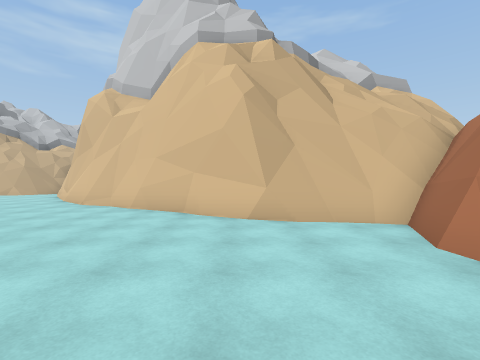
view 1 (above)

19 first-person views from a walk through a scene from a Unity 3-D project. The camera is 1.5 m above the floor, looks level and sees 85° across. The floor is counted in squares, 2 m on a side. Each view is taken from the middle of a square. On the plan, view 1 faces up. The plan holds only what a view shows up to about 9 squares ahead; the rest is blank. The place goes on beyond the plan. Door leaves are left out, so doorways stand open.

view 2
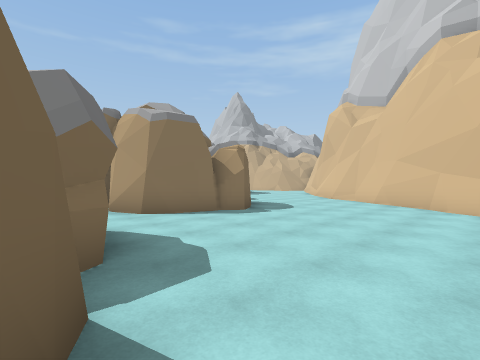

view 3
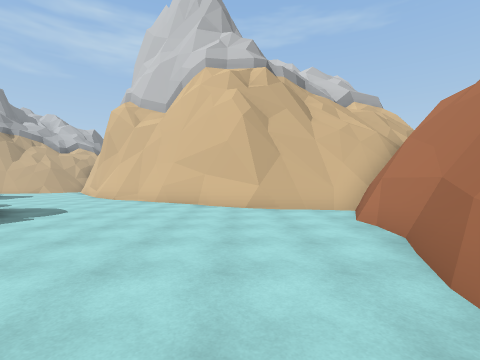

view 4
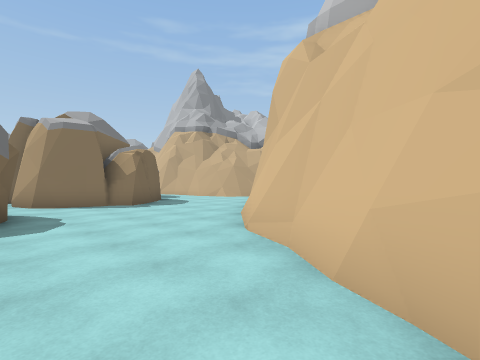

view 5
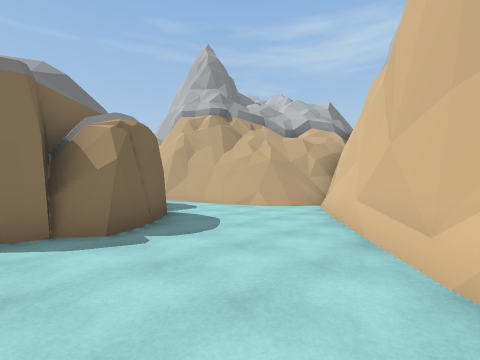

view 6
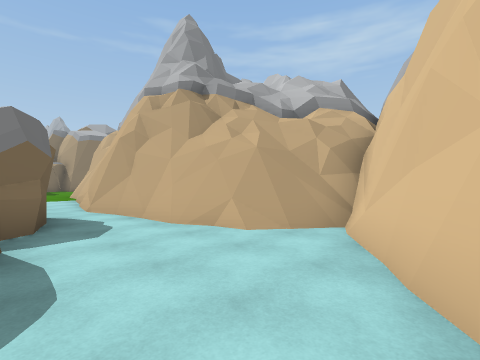

view 7
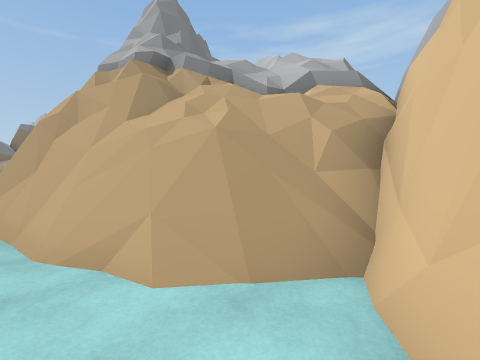

view 8
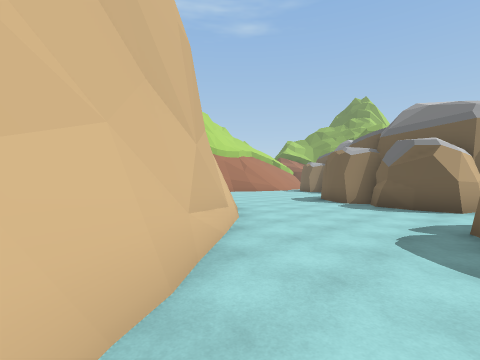

view 9
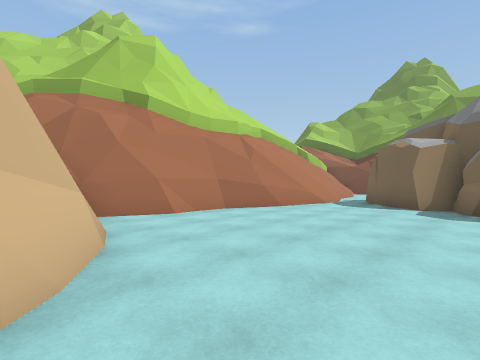

view 10
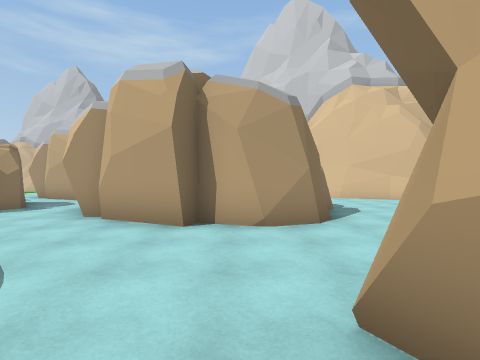

view 11
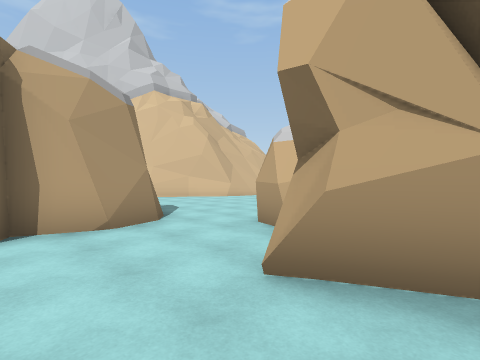

view 12
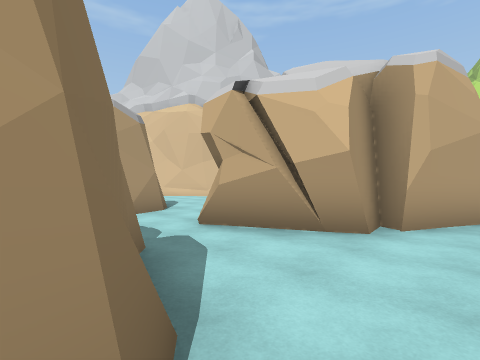

view 13
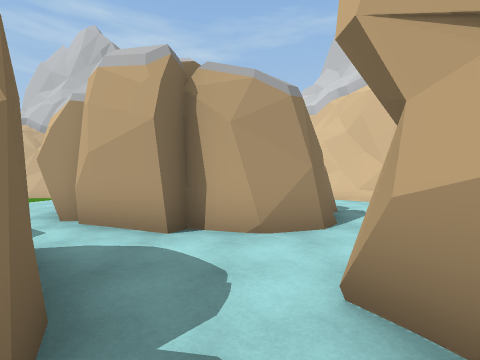

view 14
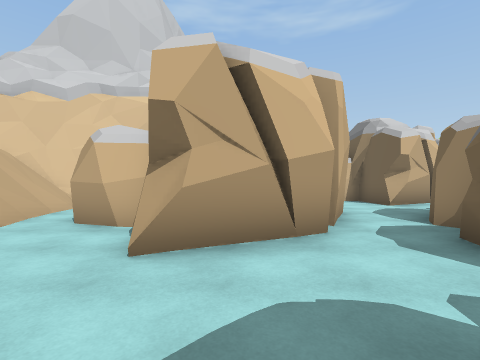

view 15
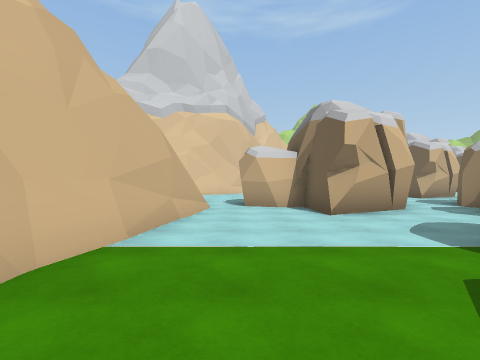

view 16
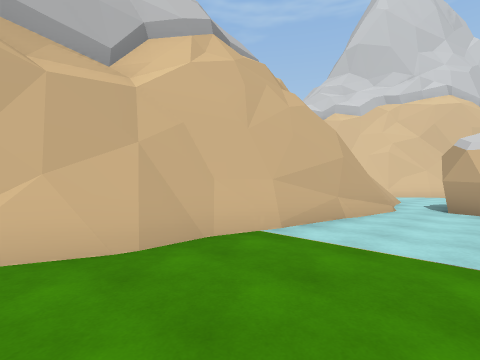

view 17
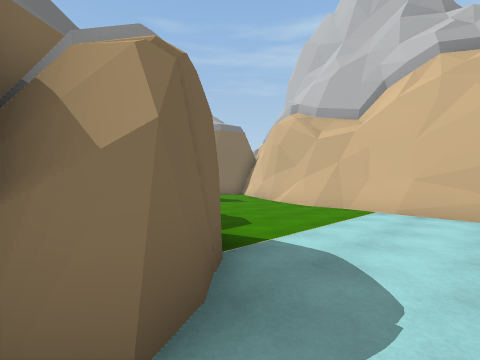

view 18
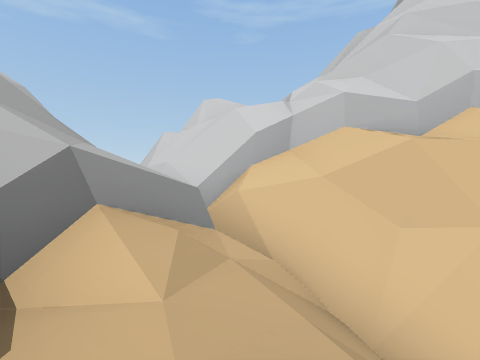

view 19
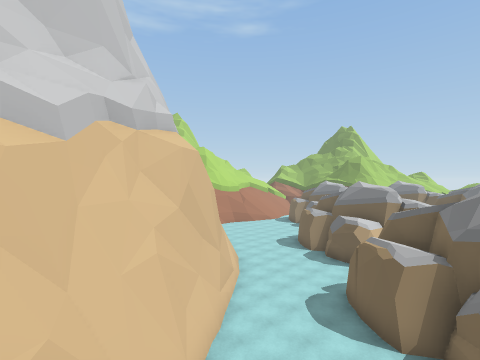

### Floor plan
Key: @ floor where view 1 was taken; # wall or solid block; x gap in a wall; . floor; / step, stairs or slope; = window, fence, low wall or low ledge; ^ raised ledge; v drop or lower ground.
Columns run from 22 left of view 1 to 3 right of it. Each row starts with its distance up from view 1.
 19          #^##
 18        #^#^^#
 17        ^^///#
 16       #^////#
 15    ####=////##
 14 ## ###v==////#
 13 .#########//.##
 12 ......###.....##
 11 ........x......##
 10 ........###.....#
  9   ....### ##....##
  8    ...##   ##....###
  7    #...##  #.......###
  6    # ...####.........##
  5       #......##.......####
  4       ###....####........#
  3         ##.###  ##.......#
  2         ##.###  ##.......#
  1         #....####.......##
  0         ..............@.#
 -1             ......##....#
 -2              .....####.=#
 -3               ..#    ###
 -4               ..#

Where each view was taken, in squares from view 1:
view 1: 0 up, 0 right, facing up
view 2: 2 down, 0 right, facing up-left
view 3: 2 down, 0 right, facing up
view 4: 5 up, 2 left, facing up-left
view 5: 7 up, 6 left, facing up-left
view 6: 10 up, 8 left, facing up-left
view 7: 12 up, 9 left, facing up-left
view 8: 13 up, 10 left, facing down-right
view 9: 6 up, 3 left, facing down-right
view 10: 4 down, 7 left, facing up
view 11: 4 down, 8 left, facing up-right
view 12: 0 up, 14 left, facing up-right
view 13: 2 up, 12 left, facing up
view 14: 8 up, 19 left, facing right
view 15: 11 up, 22 left, facing right
view 16: 10 up, 22 left, facing up-right
view 17: 6 up, 17 left, facing up-left
view 18: 16 up, 13 left, facing up-right
view 19: 16 up, 13 left, facing down-right
